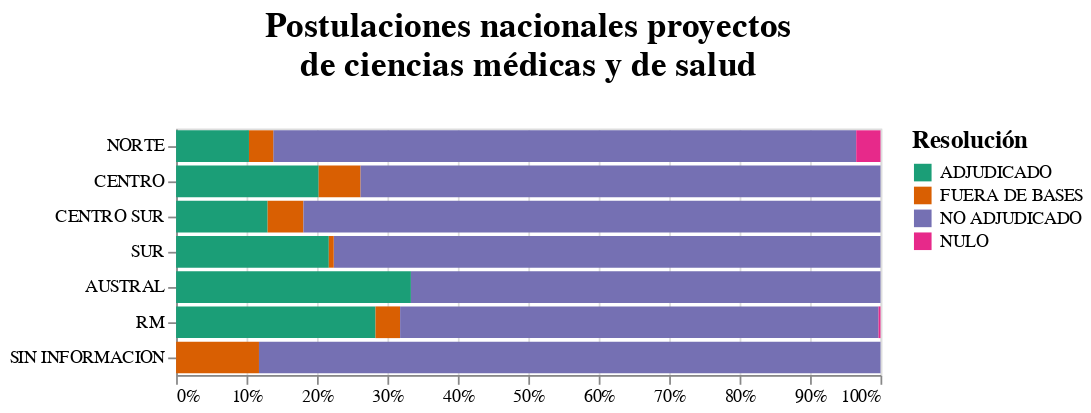

This figure's notebook cell:
### Code cell
alt.Chart(df_2c).mark_bar().encode(
    x = alt.X('TASA', stack="normalize", axis=alt.Axis(format='%'), title=None),
    y = alt.Y('MACRO ZONA',sort=None,title=None),
    color = alt.Color('ESTADO_RESOLUCION_CONCURSO',
                      title='Resolución',scale=alt.Scale(scheme='dark2')),
    tooltip = [alt.Tooltip('TASA', title='Tasa', format='.2%'),
              alt.Tooltip('COUNT', title='Cantidad')]
).properties(
    title=['Postulaciones nacionales proyectos','de ciencias médicas y de salud',""]
).configure_legend(titleFontSize=14,labelFontSize=10).configure_title(
    fontSize=20, font='Arial', anchor='middle',color='black'
  )

### Figure 1 — Vega-Lite specification as saved in the notebook (floating-point values rounded to 4 significant figures)
{"config": {"view": {"continuousWidth": 400, "continuousHeight": 300}, "legend": {"labelFontSize": 10, "titleFontSize": 14}, "title": {"anchor": "middle", "color": "black", "font": "Arial", "fontSize": 20}}, "data": {"name": "data-443920d33a57897a0cd2e0eec7265078"}, "mark": "bar", "encoding": {"color": {"type": "nominal", "field": "ESTADO_RESOLUCION_CONCURSO", "scale": {"scheme": "dark2"}, "title": "Resolución"}, "tooltip": [{"type": "quantitative", "field": "TASA", "format": ".2%", "title": "Tasa"}, {"type": "quantitative", "field": "COUNT", "title": "Cantidad"}], "x": {"type": "quantitative", "axis": {"format": "%"}, "field": "TASA", "stack": "normalize", "title": null}, "y": {"type": "nominal", "field": "MACRO ZONA", "sort": null, "title": null}}, "title": ["Postulaciones nacionales proyectos", "de ciencias médicas y de salud", ""], "$schema": "https://vega.github.io/schema/vega-lite/v4.8.1.json", "datasets": {"data-443920d33a57897a0cd2e0eec7265078": [{"MACRO ZONA": "NORTE", "ESTADO_RESOLUCION_CONCURSO": "NO ADJUDICADO", "COUNT": 24, "TASA": 0.8276}, {"MACRO ZONA": "NORTE", "ESTADO_RESOLUCION_CONCURSO": "ADJUDICADO", "COUNT": 3, "TASA": 0.1034}, {"MACRO ZONA": "NORTE", "ESTADO_RESOLUCION_CONCURSO": "FUERA DE BASES", "COUNT": 1, "TASA": 0.03448}, {"MACRO ZONA": "NORTE", "ESTADO_RESOLUCION_CONCURSO": "NULO", "COUNT": 1, "TASA": 0.03448}, {"MACRO ZONA": "CENTRO", "ESTADO_RESOLUCION_CONCURSO": "ADJUDICADO", "COUNT": 17, "TASA": 0.2024}, {"MACRO ZONA": "CENTRO", "ESTADO_RESOLUCION_CONCURSO": "FUERA DE BASES", "COUNT": 5, "TASA": 0.05952}, {"MACRO ZONA": "CENTRO", "ESTADO_RESOLUCION_CONCURSO": "NO ADJUDICADO", "COUNT": 62, "TASA": 0.7381}, {"MACRO ZONA": "CENTRO SUR", "ESTADO_RESOLUCION_CONCURSO": "ADJUDICADO", "COUNT": 23, "TASA": 0.1299}, {"MACRO ZONA": "CENTRO SUR", "ESTADO_RESOLUCION_CONCURSO": "FUERA DE BASES", "COUNT": 9, "TASA": 0.05085}, {"MACRO ZONA": "CENTRO SUR", "ESTADO_RESOLUCION_CONCURSO": "NO ADJUDICADO", "COUNT": 145, "TASA": 0.8192}, {"MACRO ZONA": "SUR", "ESTADO_RESOLUCION_CONCURSO": "ADJUDICADO", "COUNT": 31, "TASA": 0.2168}, {"MACRO ZONA": "SUR", "ESTADO_RESOLUCION_CONCURSO": "NO ADJUDICADO", "COUNT": 111, "TASA": 0.7762}, {"MACRO ZONA": "SUR", "ESTADO_RESOLUCION_CONCURSO": "FUERA DE BASES", "COUNT": 1, "TASA": 0.006993}, {"MACRO ZONA": "AUSTRAL", "ESTADO_RESOLUCION_CONCURSO": "NO ADJUDICADO", "COUNT": 4, "TASA": 0.6667}, {"MACRO ZONA": "AUSTRAL", "ESTADO_RESOLUCION_CONCURSO": "ADJUDICADO", "COUNT": 2, "TASA": 0.3333}, {"MACRO ZONA": "RM", "ESTADO_RESOLUCION_CONCURSO": "ADJUDICADO", "COUNT": 308, "TASA": 0.2831}, {"MACRO ZONA": "RM", "ESTADO_RESOLUCION_CONCURSO": "FUERA DE BASES", "COUNT": 38, "TASA": 0.03493}, {"MACRO ZONA": "RM", "ESTADO_RESOLUCION_CONCURSO": "NO ADJUDICADO", "COUNT": 739, "TASA": 0.6792}, {"MACRO ZONA": "RM", "ESTADO_RESOLUCION_CONCURSO": "NULO", "COUNT": 3, "TASA": 0.002757}, {"MACRO ZONA": "SIN INFORMACION", "ESTADO_RESOLUCION_CONCURSO": "FUERA DE BASES", "COUNT": 2, "TASA": 0.1176}, {"MACRO ZONA": "SIN INFORMACION", "ESTADO_RESOLUCION_CONCURSO": "NO ADJUDICADO", "COUNT": 15, "TASA": 0.8824}]}}
